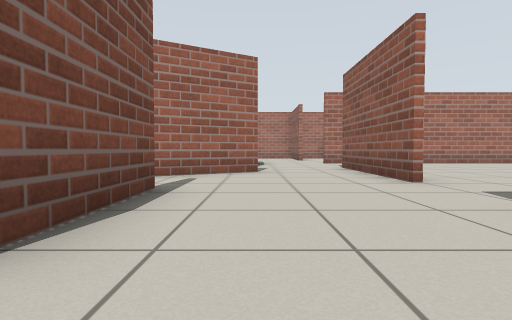
view 1 (above)

24 first-person views from a walk through a robot-simulator world made for Gazebo. The camera is 0.5 m above the floor, tilts 2° down and sees 80° across. The floor is counted in squares, 1 m on a side. Each view is taken from the middle of a square. On the plan, view 1 faces up. The plan holds only what a view shows up to about 9 squares ahead; the rest is blank.

view 2
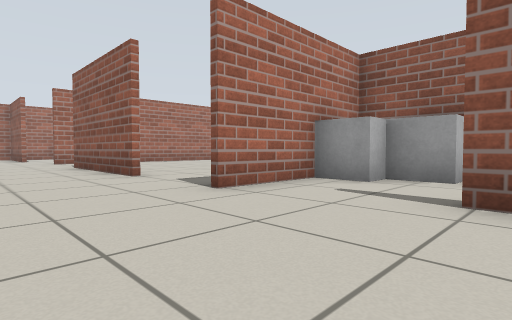

view 3
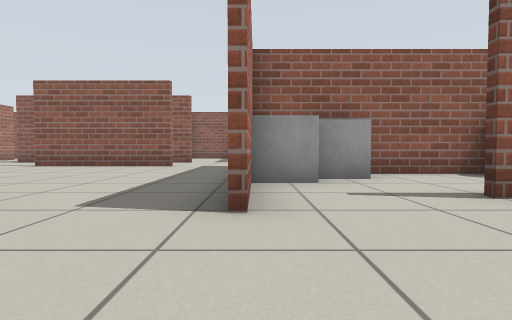

view 4
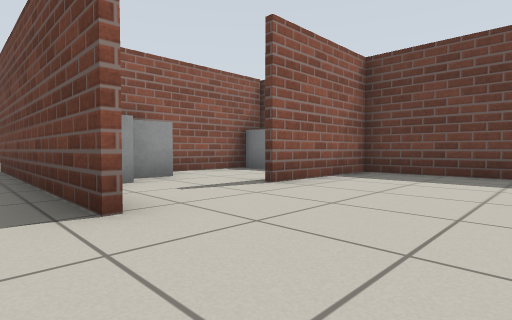

view 5
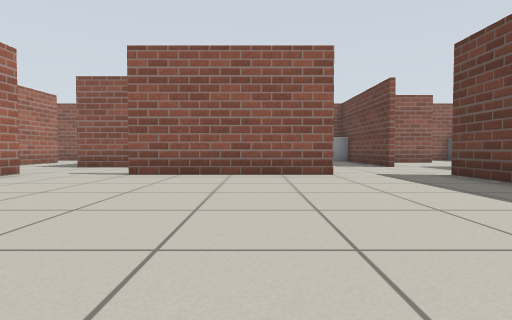

view 6
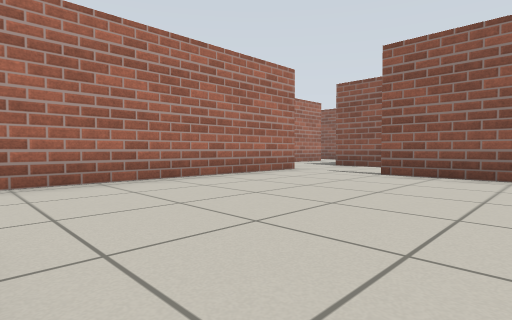

view 7
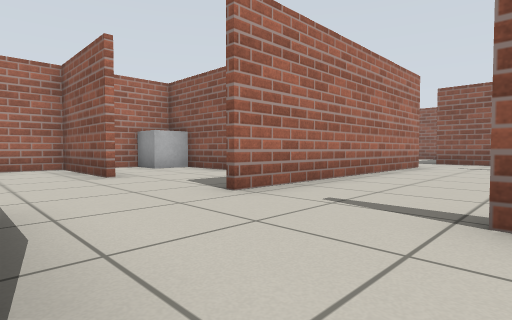

view 8
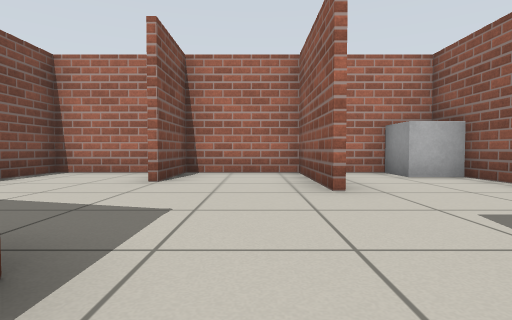

view 9
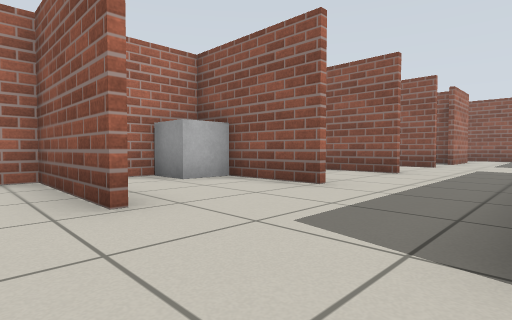

view 10
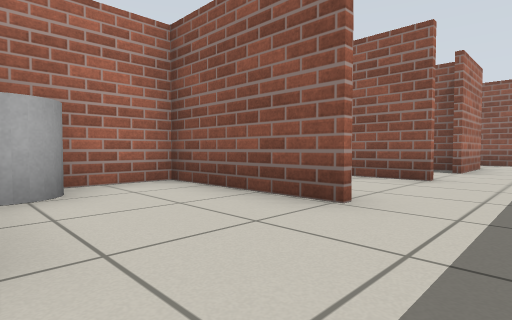

view 11
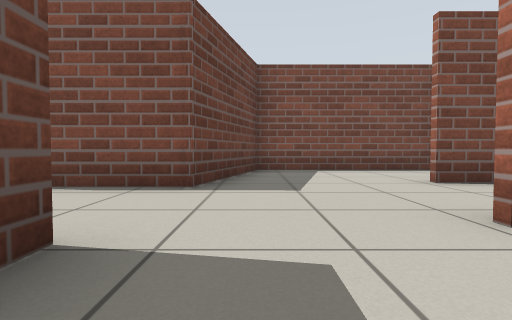

view 12
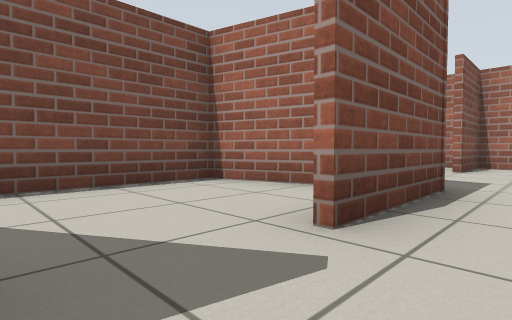

view 13
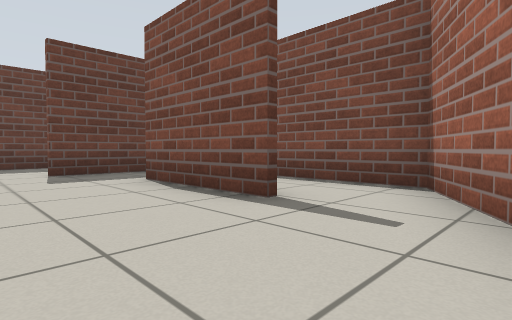

view 14
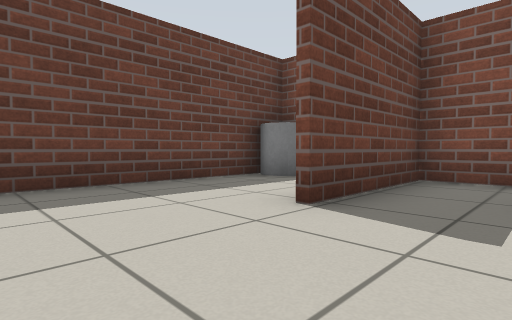

view 15
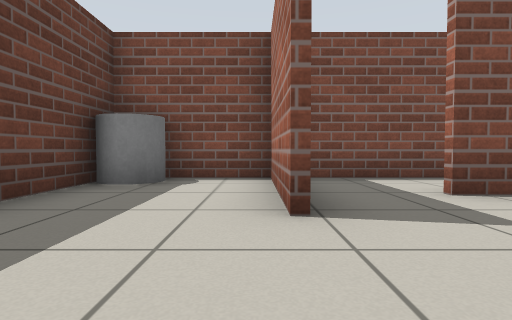

view 16
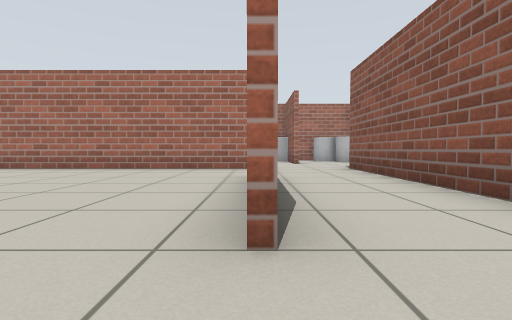

view 17
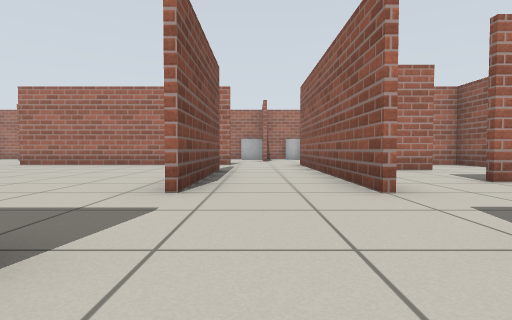

view 18
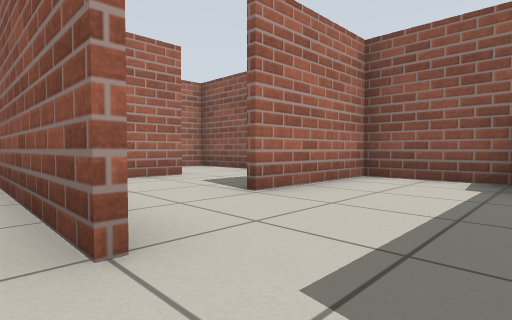

view 19
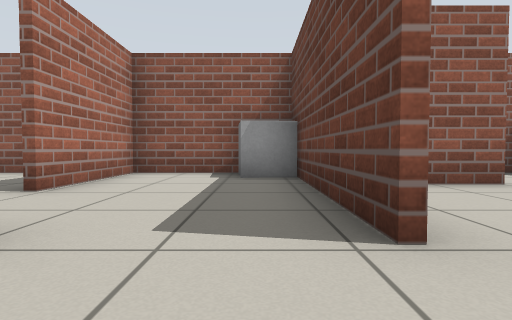

view 20
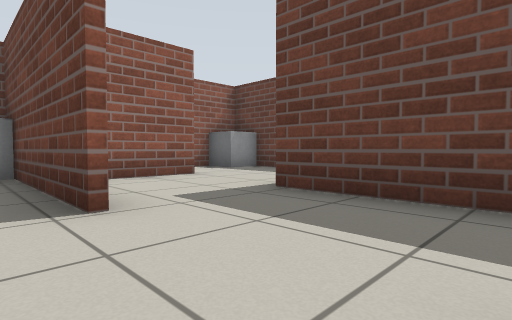

view 21
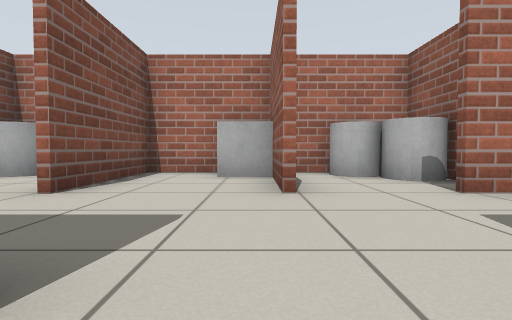

view 22
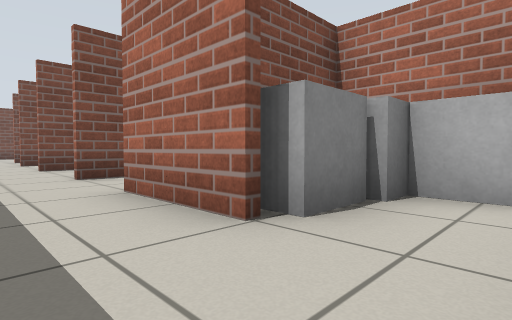

view 23
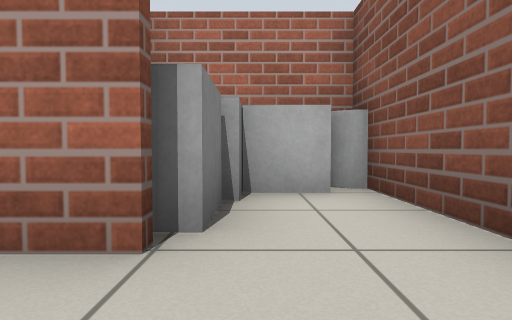

view 24
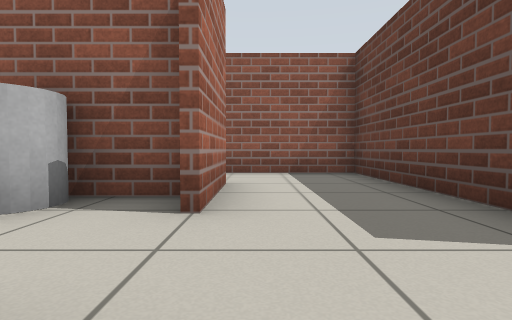

### Floor plan
Key: @ floor where view 1 was taken; # wall or solid block; . floor; B grey box; C grey cylinder.
Columns run from 4 left of view 1 to 17 right of it. Each row starts with its distance up from view 1.
 17 ####################CC
 16 #...#.#.BCC.#.B.C#BBBC
 15 #...#.#..#..#.#.CCBB.#
 14 #.....#..#..#.#..#B..#
 13 #....................#
 12 ##...................#
 11  ####..#######..######
 10 ##..#...........#  ..#
  9 #...#...........#  ..#
  8 #.....#......#..###..#
  7 #.....#......#..#....#
  6   ###.#......#..#.####
  5 ###...#......#..#....#
  4 #....................#
  3 #..#................B#
  2 #..#...##B# #...######
  1 #........BB  .....#
  0 #...@....B#  ####.#
 -1 ####...#..#      ...
 -2 #......# .#      ....#
 -3  C.....# CC       ..B
 -4  #######  #        #

Where each view was taken, in squares from view 1:
view 1: 0 up, 0 right, facing up
view 2: 1 down, 0 right, facing up-right
view 3: 2 up, 0 right, facing right
view 4: 3 up, 0 right, facing down-right
view 5: 6 up, 3 right, facing right
view 6: 6 up, 3 right, facing up-right
view 7: 8 up, 0 right, facing up-right
view 8: 10 up, 1 right, facing up
view 9: 11 up, 1 right, facing up-right
view 10: 12 up, 5 right, facing up-right
view 11: 12 up, 4 right, facing left
view 12: 7 up, 1 right, facing up-left
view 13: 6 up, 1 right, facing down-left
view 14: 1 up, 2 right, facing down-left
view 15: 1 down, 2 right, facing left
view 16: 3 up, 9 right, facing up
view 17: 1 up, 10 right, facing up
view 18: 3 up, 11 right, facing up-right
view 19: 3 up, 10 right, facing right
view 20: 3 up, 9 right, facing down-right
view 21: 10 up, 10 right, facing up
view 22: 12 up, 16 right, facing up-left
view 23: 12 up, 15 right, facing up
view 24: 13 up, 10 right, facing right
